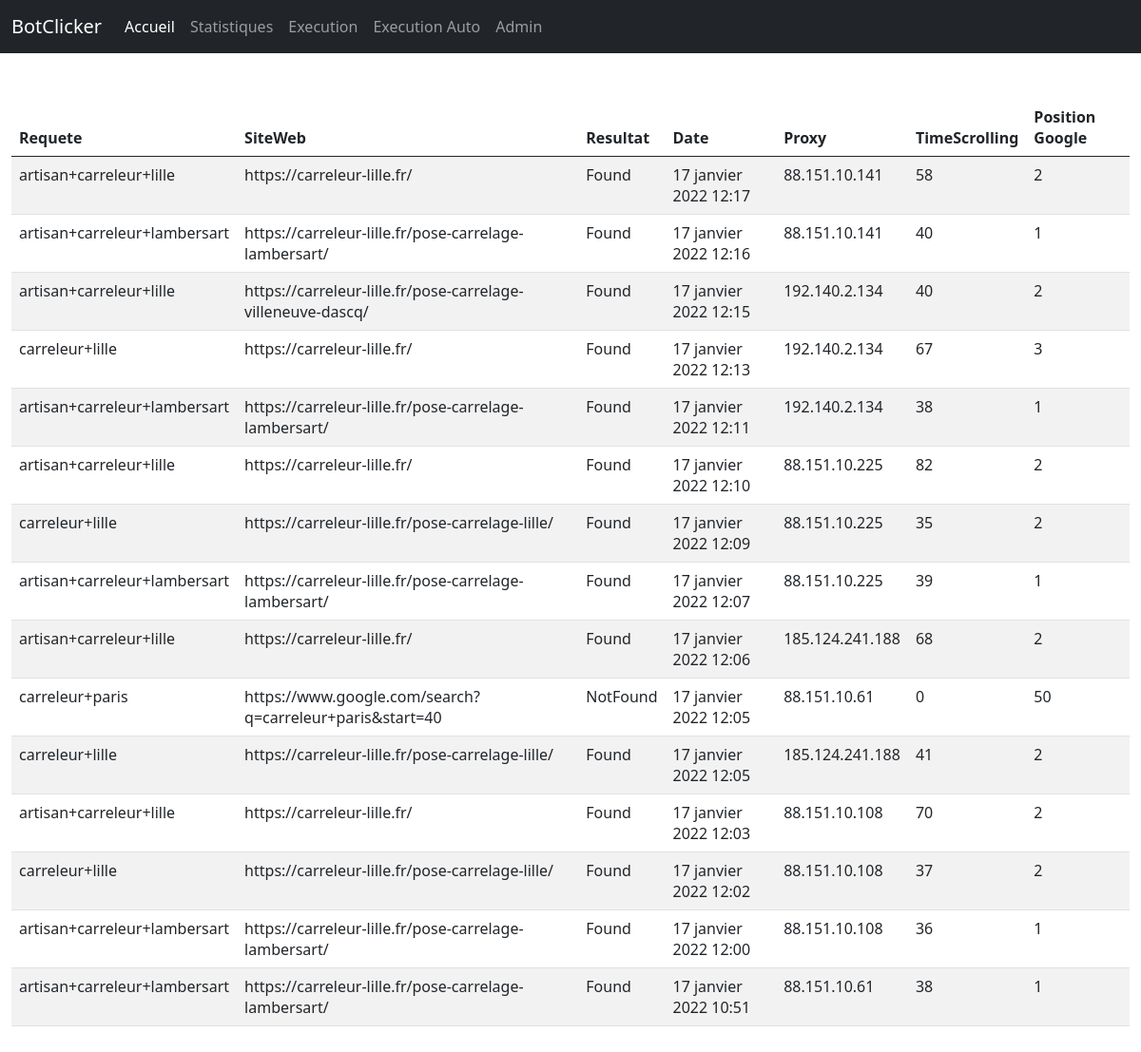
/stat/ (signed in), run on the app's committed database.
### bo/models/aclicker.py (models this page shows, shortened)
class Aclicker(models.Model):
    requete = models.ForeignKey(Requete, null=True, on_delete=models.SET_NULL)
    siteweb = models.ForeignKey(SiteWeb, null=True, on_delete=models.SET_NULL)
    resultat = models.CharField(max_length=50)
    date_heure = models.DateTimeField(default=timezone.now)
    proxy = models.CharField(max_length=100)
    timescrolling = models.IntegerField()
    positition_page = models.IntegerField()
    class Meta:
        verbose_name_plural = "Actions"
        verbose_name = "Action"

### bo/models/requete.py (models this page shows)
class Requete(models.Model):
    libelle = models.CharField(max_length=80)
    def __str__(self):
        return self.libelle

### bo/models/siteweb.py (models this page shows)
class SiteWeb(models.Model):
    url = models.TextField()
    requetes = models.ManyToManyField(Requete, blank=True, through="Aclicker")
    def __str__(self):
        return self.url
    class Meta:
        verbose_name_plural = "URL cliquées"
        verbose_name = "URL cliquée"

### gui/views/stat.py (the view)
# urls.py: path("stat/", login_required(StatistiqueView.as_view()), name="stat"),
class StatistiqueView(View):
    http_method_names = ["get", "post", "patch"]
    def get(self, request, *args, **kwargs):
        AclickerObjects = Aclicker.objects.all().order_by("-date_heure")
        return render(request, "gui/admin_temp.html", { "aclicker_list": AclickerObjects})

### gui/templates/gui/admin_temp.html (shortened to what this page needs)
{% extends "gui/base.html" %}
{% load static %}
{% block content %}
<div class="container-fluid ml-3 mr-3">
    <div class="row mt-5 table-responsive ">
        <form>
            <table class="table table-striped table-hover">
                <thead>
                    <tr>
                        <th>Requete</th>
                        <th>SiteWeb</th>
                        <th>Resultat</th>
                        <th>Date</th>
                        <th>Proxy</th>
                        <th>TimeScrolling</th>
                        <th>Position Google</th>
                    </tr>
                </thead>
                <tbody id="tableBody">
                    {% for aclicker in aclicker_list %}
                    <tr>
                        <td>{{aclicker.requete}}</td>
                        <td>{{aclicker.siteweb}}</td>
                        <td>{{aclicker.resultat}}</td>
                        <td>{{aclicker.date_heure}}</td>
                        <td>{{aclicker.proxy}} </td>
                        <td>{{aclicker.timescrolling}}</td>
                        <td>{{aclicker.positition_page}}</td>
                    </tr>
                    {% endfor %}
                </tbody>
            </table>
        </form>
    </div>
</div>
{% endblock %}

### gui/templates/gui/base.html (shortened to what this page needs)
{% load static %}
<html>
    <head>
        <link href="{% static 'css/bootstrap.min.css'%}" rel="stylesheet" type="text/css">
    </head>
    <body>
    <nav class="navbar navbar-expand-lg navbar-dark bg-dark">
          <div class="container-fluid">
            <a class="navbar-brand" href="#">BotClicker</a>
            <div class="collapse navbar-collapse" id="navbarNavAltMarkup">
              <div class="navbar-nav">
                <a class="nav-link active" aria-current="page" href="/">Accueil</a>
                <a class="nav-link" href="/stat">Statistiques</a>
                <a class="nav-link" href="/execution/">Execution</a>
                  <a class="nav-link" href="/execution-auto/">Execution Auto</a>
                <a class="nav-link" href="/admin/">Admin</a>
              </div>
            </div>
          </div>
    </nav>
        {% block content %}
        {% endblock %}
    </body>
</html>

### data on the page
Aclicker: requete "artisan+carreleur+lille", siteweb "https://carreleur-lille.fr/", resultat "Found", date_heure "17 janvier 2022 12:17", proxy "88.151.10.141", timescrolling "58", positition_page "2"
Aclicker: requete "artisan+carreleur+lambersart", siteweb "https://carreleur-lille.fr/pose-carrelage-lambersart/", resultat "Found", date_heure "17 janvier 2022 12:16", proxy "88.151.10.141", timescrolling "40", positition_page "1"
Aclicker: requete "artisan+carreleur+lille", siteweb "https://carreleur-lille.fr/pose-carrelage-villeneuve-dascq/", resultat "Found", date_heure "17 janvier 2022 12:15", proxy "192.140.2.134", timescrolling "40", positition_page "2"
Aclicker: requete "carreleur+lille", siteweb "https://carreleur-lille.fr/", resultat "Found", date_heure "17 janvier 2022 12:13", proxy "192.140.2.134", timescrolling "67", positition_page "3"
Aclicker: requete "artisan+carreleur+lambersart", siteweb "https://carreleur-lille.fr/pose-carrelage-lambersart/", resultat "Found", date_heure "17 janvier 2022 12:11", proxy "192.140.2.134", timescrolling "38", positition_page "1"
Aclicker: requete "artisan+carreleur+lille", siteweb "https://carreleur-lille.fr/", resultat "Found", date_heure "17 janvier 2022 12:10", proxy "88.151.10.225", timescrolling "82", positition_page "2"
Aclicker: requete "carreleur+lille", siteweb "https://carreleur-lille.fr/pose-carrelage-lille/", resultat "Found", date_heure "17 janvier 2022 12:09", proxy "88.151.10.225", timescrolling "35", positition_page "2"
Aclicker: requete "artisan+carreleur+lambersart", siteweb "https://carreleur-lille.fr/pose-carrelage-lambersart/", resultat "Found", date_heure "17 janvier 2022 12:07", proxy "88.151.10.225", timescrolling "39", positition_page "1"
Aclicker: requete "artisan+carreleur+lille", siteweb "https://carreleur-lille.fr/", resultat "Found", date_heure "17 janvier 2022 12:06", proxy "185.124.241.188", timescrolling "68", positition_page "2"
Aclicker: requete "carreleur+paris", siteweb "https://www.google.com/search?q=carreleur+paris&start=40", resultat "NotFound", date_heure "17 janvier 2022 12:05", proxy "88.151.10.61", timescrolling "0", positition_page "50"
Aclicker: requete "carreleur+lille", siteweb "https://carreleur-lille.fr/pose-carrelage-lille/", resultat "Found", date_heure "17 janvier 2022 12:05", proxy "185.124.241.188", timescrolling "41", positition_page "2"
Aclicker: requete "artisan+carreleur+lille", siteweb "https://carreleur-lille.fr/", resultat "Found", date_heure "17 janvier 2022 12:03", proxy "88.151.10.108", timescrolling "70", positition_page "2"
Aclicker: requete "carreleur+lille", siteweb "https://carreleur-lille.fr/pose-carrelage-lille/", resultat "Found", date_heure "17 janvier 2022 12:02", proxy "88.151.10.108", timescrolling "37", positition_page "2"
Aclicker: requete "artisan+carreleur+lambersart", siteweb "https://carreleur-lille.fr/pose-carrelage-lambersart/", resultat "Found", date_heure "17 janvier 2022 12:00", proxy "88.151.10.108", timescrolling "36", positition_page "1"
Aclicker: requete "artisan+carreleur+lambersart", siteweb "https://carreleur-lille.fr/pose-carrelage-lambersart/", resultat "Found", date_heure "17 janvier 2022 10:51", proxy "88.151.10.61", timescrolling "38", positition_page "1"
